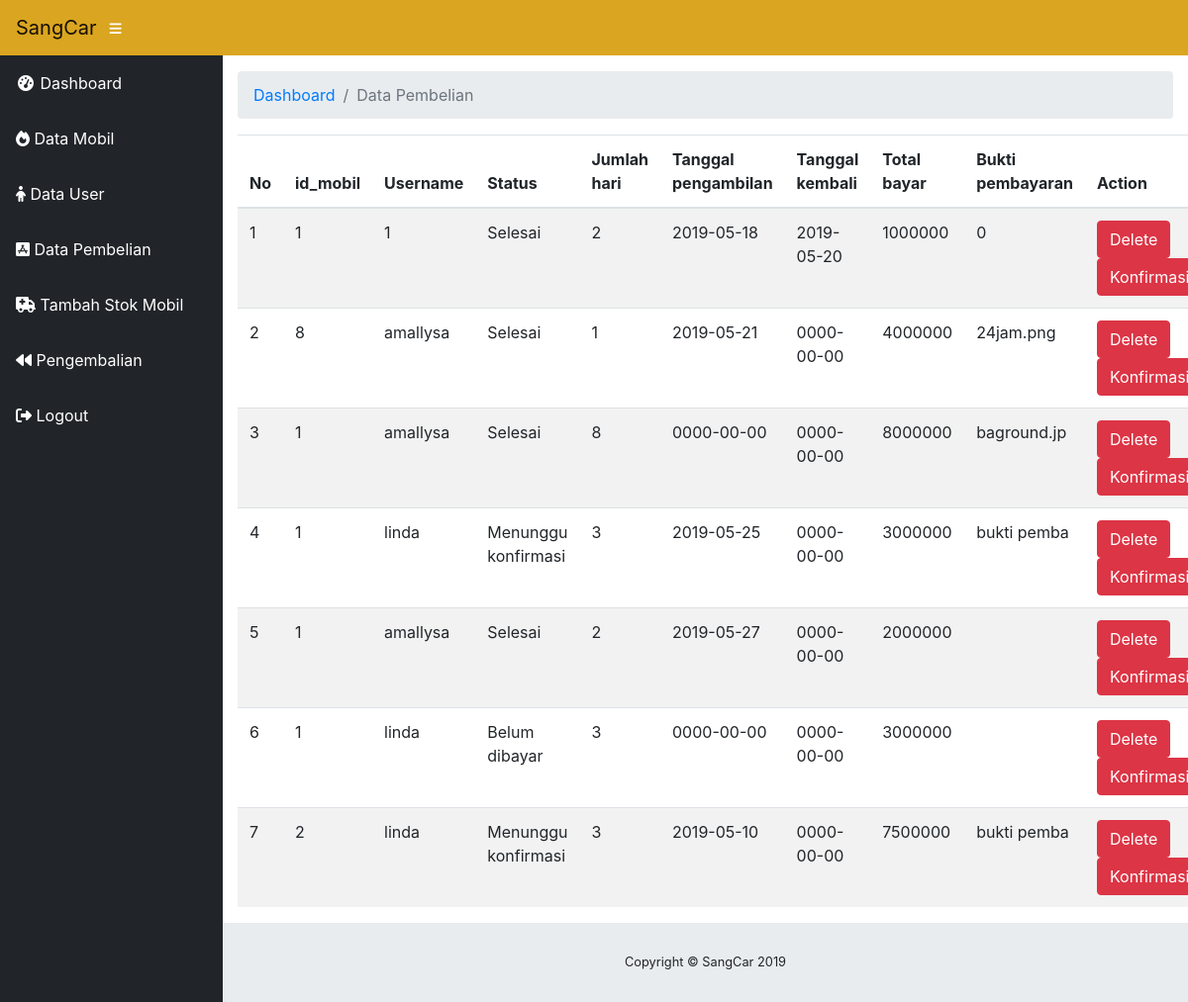
Page /admin/pembelian.php (signed in) on the committed database.
### tables this page shows
CREATE TABLE `keranjang` (
  `id_keranjang` int(11) NOT NULL,
  `id_mobil` int(11) NOT NULL,
  `username` varchar(30) NOT NULL,
  `Status` varchar(30) NOT NULL,
  `Jumlah_hari` int(11) NOT NULL,
  `Tanggal_pengambilan` date NOT NULL,
  `Tanggal_kembali` date NOT NULL,
  `Total_bayar` int(11) NOT NULL,
  `bukti_pembayaran` varchar(11) NOT NULL
);

### admin/pembelian.php (the view, shortened to what this page needs)
<?php
include "cover/header.php";
$query="SELECT * FROM keranjang ";
$hasil=mysqli_query($con,$query);
?>
	<div id="content-wrapper">
      <div class="container-fluid">
        <ol class="breadcrumb">
          <li class="breadcrumb-item">
            <a href="#">Dashboard</a>
          </li>
          <li class="breadcrumb-item active">Data Pembelian</li>
        </ol>
		<table class="table table-striped">
  <thead>
    <tr>
      <th scope="col">No</th>
	  <th scope="col">id_mobil</th>
	  <th scope="col">Username</th>
      <th scope="col">Status</th>
      <th scope="col">Jumlah hari</th>
	  <th scope="col">Tanggal pengambilan</th>
	  <th scope="col">Tanggal kembali</th>
	  <th scope="col">Total bayar</th>
	  <th scope="col">Bukti pembayaran</th>
	  <th scope="col">Action</th>
    </tr>
  </thead>
  <tbody>
  <?php
$i=1;
 while ($baris=mysqli_fetch_array($hasil)) { ?>
    <tr>
      <td><?= $i++ ?></td>
      <td><?php echo $baris['id_mobil']?></td>
      <td><?php echo $baris['username']?></td>
      <td><?php echo $baris['Status']?></td>
	  <td><?php echo $baris['Jumlah_hari']?></td>
	  <td><?php echo $baris['Tanggal_pengambilan']?></td>
	  <td><?php echo $baris['Tanggal_kembali']?></td>
	  <td><?php echo $baris['Total_bayar']?></td>
	  <td><?php echo $baris['bukti_pembayaran']?></td>
	  <td> <a href="prosesdelete_admin.php?id=<?php echo $baris['id_keranjang']?>"<button type="button" class="btn btn-danger">Delete</button></a>
	  <a href="proseskonfirmasi_admin.php?id=<?php echo $baris['id_keranjang']?>&id_mobil=<?php echo $baris['id_mobil']?>"<button type="button" class="btn btn-danger">Konfirmasi</button></a>
	  </td>
    </tr>
 <?php } ?>
  </tbody>
</table>
      </div>
<?php
include "cover/footer.php";
?>

### rows in the picture
keranjang: id_mobil "1", username "1", Status "Selesai", Jumlah_hari "2", Tanggal_pengambilan "2019-05-18", Tanggal_kembali "2019-05-20", Total_bayar "1000000", bukti_pembayaran "0"
keranjang: id_mobil "8", username "amallysa", Status "Selesai", Jumlah_hari "1", Tanggal_pengambilan "2019-05-21", Tanggal_kembali "0000-00-00", Total_bayar "4000000", bukti_pembayaran "24jam.png"
keranjang: id_mobil "1", username "amallysa", Status "Selesai", Jumlah_hari "8", Tanggal_pengambilan "0000-00-00", Tanggal_kembali "0000-00-00", Total_bayar "8000000", bukti_pembayaran "baground.jp"
keranjang: id_mobil "1", username "linda", Status "Menunggu konfirmasi", Jumlah_hari "3", Tanggal_pengambilan "2019-05-25", Tanggal_kembali "0000-00-00", Total_bayar "3000000", bukti_pembayaran "bukti pemba"
keranjang: id_mobil "1", username "amallysa", Status "Selesai", Jumlah_hari "2", Tanggal_pengambilan "2019-05-27", Tanggal_kembali "0000-00-00", Total_bayar "2000000"
keranjang: id_mobil "1", username "linda", Status "Belum dibayar", Jumlah_hari "3", Tanggal_pengambilan "0000-00-00", Tanggal_kembali "0000-00-00", Total_bayar "3000000"
keranjang: id_mobil "2", username "linda", Status "Menunggu konfirmasi", Jumlah_hari "3", Tanggal_pengambilan "2019-05-10", Tanggal_kembali "0000-00-00", Total_bayar "7500000", bukti_pembayaran "bukti pemba"
